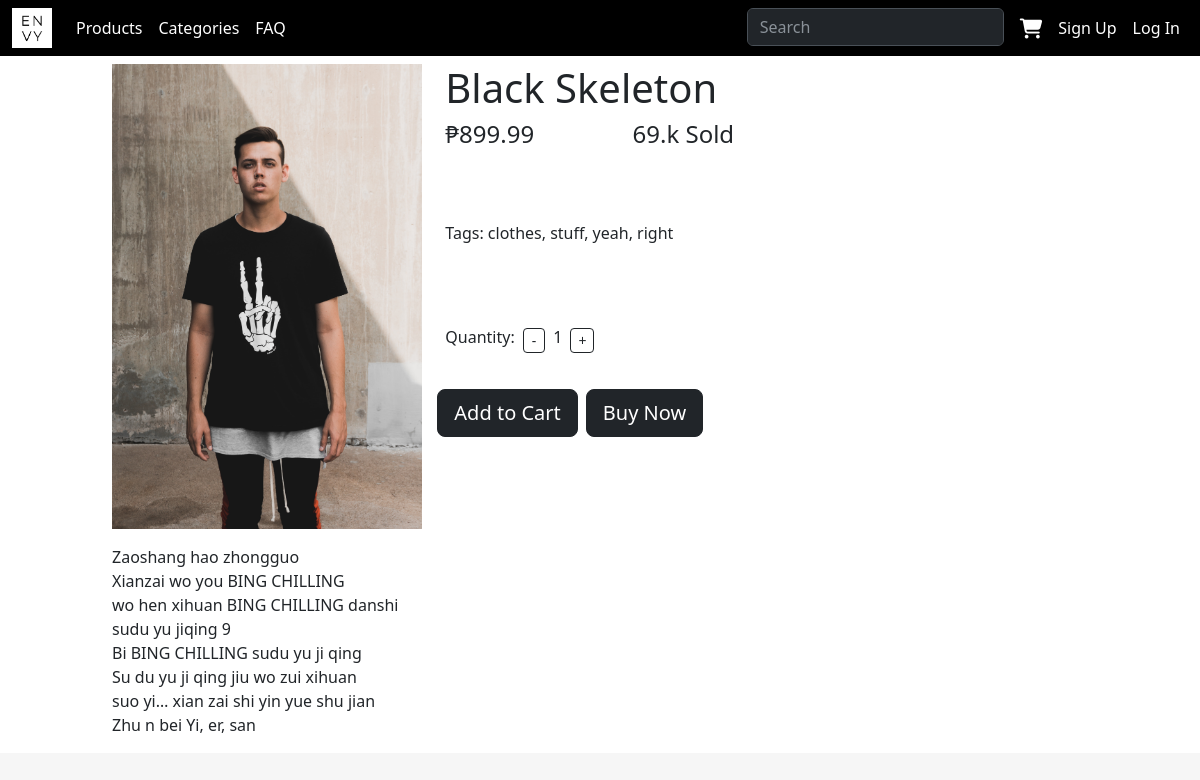
The app's page /product/2 with its own data.
### home/models.py (models this page shows, shortened)
class Product(models.Model):
    product_name = models.CharField(max_length=600)
    product_image = models.ImageField(upload_to='items/', default='static/items/red_dress.jpg')
    description = models.TextField()
    price = models.FloatField()

### home/views.py (the view)
# urls.py: path('product/<int:id>', views.product_page, name='product_page')
def product_page(request, id):
    product = get_object_or_404(Product, id = id)
    return render(request, "home/product_page.html", {"product": product})

### home/templates/home/product_page.html
{% extends "home/base.html" %} {% block content%} {%load static%}
<div
  class="bg-white mx-auto position-relative"
  style="width: 1200px; height: 5000"
>
  <div class="container" style="width: 1000px">
    <div class="row">
      <div class="col-4 md-4 mt-2">
        <image src="{{product.product_image.url}}" style="width: 310px"></image>
      </div>
      <div class="col-6 md-4 mt-2">
        <h1 class="">{{product.product_name}}</h1>
        <div class="d-flex justify-content-around position-relative">
          <h4 class="position-absolute start-0">₱{{product.price}}</h4>
          <h4>69.k Sold</h4>
        </div>
        <div class="row row-cols-lg-auto g-3 align-items-center mt-5">
          <p class="col-12">Tags: clothes, stuff, yeah, right</p>
        </div>
        <div class="row row-cols-lg-auto g-3 align-items-center mt-5">
          <p class="col-12">Quantity:</p>
          <button
            type="button"
            class="col-12 btn btn-outline-dark btn-sm mb-2"
            style="padding-top: 1px; padding-bottom: 1px"
          >
            -
          </button>
          <p class="col-12">1</p>
          <button
            type="button"
            class="col-12 btn btn-outline-dark btn-sm mb-2"
            style="padding: 1px 7px"
          >
            +
          </button>
        </div>
        <div class="row row-cols-lg-auto g-3 align-items-center mt-2">
          <button type="button" class="btn btn-dark btn-lg me-2">
            Add to Cart
          </button>
          <button type="button" class="btn btn-dark btn-lg">Buy Now</button>
        </div>
      </div>
      <div class="col-12 md-4">
        <p>{{product.description | linebreaks}}</p>
      </div>
    </div>
  </div>
</div>
{% endblock %}

### home/templates/home/base.html (style rules this page uses)
body { background: #f6f6f6; padding-top: 56px; }

### records on screen
Product: product_image (picture), product_name "Black Skeleton", price "899.99", description "Zaoshang hao zhongguo Xianzai wo you BING CHILLING wo hen xihuan BING CHILLING danshi sudu yu jiqing 9 Bi BING CHILLING sudu yu ji qing Su du yu ji qing jiu wo zui xihuan suo yi… xian zai shi yin yue shu jian Zhu n bei Yi, er, san"
